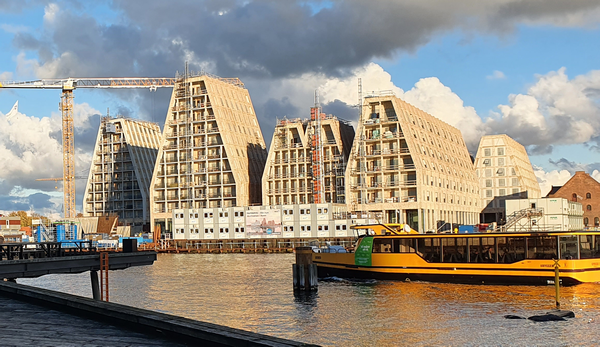
#> input picture Exam/Data/CPHSun.png, 600 x 347 px, found by its file name
$ python Q11.py
#> lines starting #> are read from the running program, lines starting #| are printed output that depends on the picture
### Exam/Functions.py
import cv2
import matplotlib.pyplot as plt
import numpy as np
import math
from skimage import io, color, morphology
from skimage import segmentation
from skimage import measure
from skimage.color import label2rgb

# [9 lines left out: function Covariance, not called in this run]

def FileImport(FilSti):
    #Importere billede - husk at starte r'filsti'

#> called with FilSti = 'Exam\\Data\\CPHSun.png'
    im = cv2.imread(FilSti, cv2.IMREAD_ANYCOLOR)
#> im is the input picture: shape (347, 600, 3); mean B, G, R 130.6, 142.2, 148.7

    return im

# [48 lines left out: functions show_in_moved_window, Histogram, not called in this run]

'''
Kan også gøres sådan:
plt.hist(img_gray.ravel(), bins=256, range=(1, 100))
io.show()
'''

'''
Plot:
io.imshow(img,vmin=0, vmax=150, cmap ='gray')
io.show()
'''


# [69 lines left out: functions GaussLensMM, ObjectSizeMM, PixelSize, FieldOfView, MinMax, not called in this run]

from skimage.util import img_as_float

from skimage.util import img_as_ubyte

# [62 lines left out: functions histogram_stretch, gamma_map, threshold_image, not called in this run]

#Read the documentation of [Otsu's method](https://scikit-image.org/docs/dev/api/skimage.filters.html#skimage.filters.threshold_otsu) and use it to compute and apply a threshold to the vertebra image.
from skimage.filters import threshold_otsu
# [6 lines left out: function Threshold_otsu, not called in this run]

from skimage.filters import median
# [9 lines left out: function MedianFilter, not called in this run]

from scipy.ndimage import correlate
# [12 lines left out: function MeanFilter, not called in this run]

from skimage.filters import gaussian
# [9 lines left out: function GaussianFilter, not called in this run]

from skimage.filters import prewitt_h
# [7 lines left out: function Prewitt_h, not called in this run]

from skimage.filters import prewitt_v
# [7 lines left out: function Prewitt_v, not called in this run]

from skimage.filters import prewitt
# [17 lines left out: functions Prewitt, plot_comparison, not called in this run]


from skimage.morphology import erosion, dilation, opening, closing
from skimage.morphology import disk
#De skal være GreyScale:
# [19 lines left out: functions Erosion, Dilation, Opening, Closing, not called in this run]


from skimage import measure
from skimage.color import label2rgb

# [7 lines left out: function Label, not called in this run]


from skimage import segmentation
#segmentation.clear_border(img_bin)

# [11 lines left out: functions Areas, Perimeter, not called in this run]

### Exam/Q11.py
from Functions import *
import matplotlib.pyplot as plt
import math
from skimage.transform import rotate
from skimage.transform import EuclideanTransform
from skimage.transform import SimilarityTransform
from skimage.transform import warp
from skimage.transform import swirl


img = FileImport(r'Exam\Data\CPHSun.png')


img = rotate(img,16,False,(20,20))
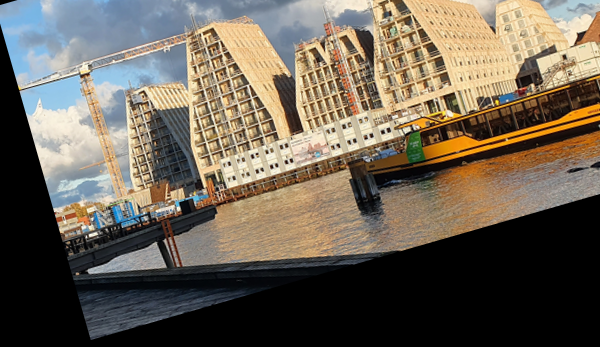
#> img: shape (347, 600, 3) float64; mean B, G, R 0.337, 0.389, 0.426

img = img_as_ubyte(img)

print(img[200,200])
#| [95 91 88]

$ run again, with Exam/Data/change1.png copied over Exam/Data/CPHSun.png
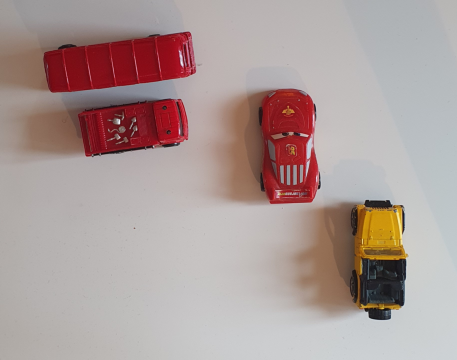
#> input picture Exam/Data/change1.png, 457 x 360 px, found by its file name
#> in FileImport, im is the input picture: shape (360, 457, 3); mean B, G, R 153.2, 155.7, 172.7
#> `img = rotate(img,16,False,(20,20))`:
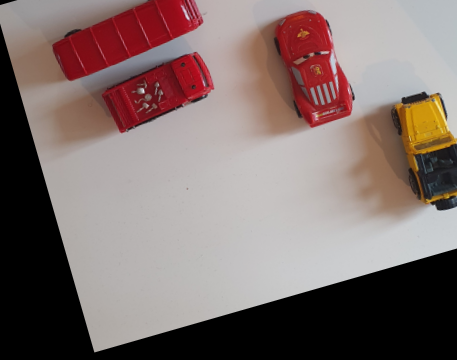
#> img: shape (360, 457, 3) float64; mean B, G, R 0.434, 0.445, 0.511
#| [187 188 192]

$ run again, with Exam/Data/change2.png copied over Exam/Data/CPHSun.png
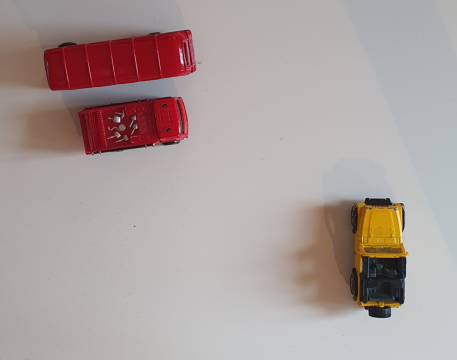
#> input picture Exam/Data/change2.png, 457 x 360 px, found by its file name
#> in FileImport, im is the input picture: shape (360, 457, 3); mean B, G, R 157.5, 159.6, 171.7
#> `img = rotate(img,16,False,(20,20))`:
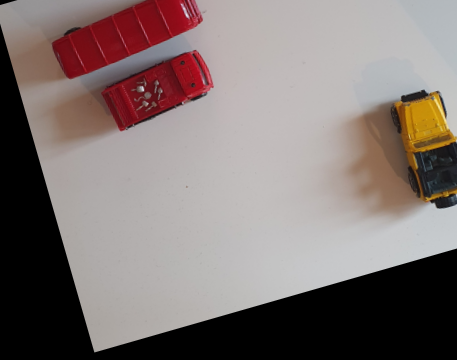
#> img: shape (360, 457, 3) float64; mean B, G, R 0.455, 0.465, 0.511
#| [183 184 188]
